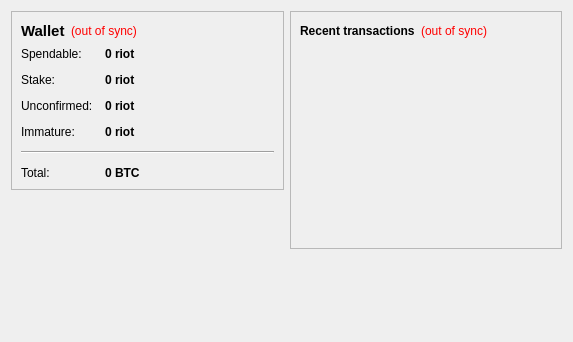
<?xml version="1.0" encoding="UTF-8"?>
<ui version="4.0">
 <class>OverviewPage</class>
 <widget class="QWidget" name="OverviewPage">
  <property name="geometry">
   <rect>
    <x>0</x>
    <y>0</y>
    <width>573</width>
    <height>342</height>
   </rect>
  </property>
  <property name="windowTitle">
   <string>Form</string>
  </property>
  <layout class="QHBoxLayout" name="horizontalLayout" stretch="1,1">
   <item>
    <layout class="QVBoxLayout" name="verticalLayout_2">
     <item>
      <widget class="QFrame" name="frame">
       <property name="frameShape">
        <enum>QFrame::StyledPanel</enum>
       </property>
       <property name="frameShadow">
        <enum>QFrame::Raised</enum>
       </property>
       <layout class="QVBoxLayout" name="verticalLayout_4">
        <item>
         <layout class="QHBoxLayout" name="horizontalLayout_4">
          <item>
           <widget class="QLabel" name="label_5">
            <property name="font">
             <font>
              <pointsize>11</pointsize>
              <weight>75</weight>
              <bold>true</bold>
             </font>
            </property>
            <property name="text">
             <string>Wallet</string>
            </property>
           </widget>
          </item>
          <item>
           <widget class="QLabel" name="labelWalletStatus">
            <property name="toolTip">
             <string>The displayed information may be out of date. Your wallet automatically synchronizes with the Ozoncoin network after a connection is established, but this process has not completed yet.</string>
            </property>
            <property name="styleSheet">
             <string notr="true">QLabel { color: red; }</string>
            </property>
            <property name="text">
             <string notr="true">(out of sync)</string>
            </property>
            <property name="alignment">
             <set>Qt::AlignLeading|Qt::AlignLeft|Qt::AlignVCenter</set>
            </property>
           </widget>
          </item>
          <item>
           <spacer name="horizontalSpacer_2">
            <property name="orientation">
             <enum>Qt::Horizontal</enum>
            </property>
            <property name="sizeHint" stdset="0">
             <size>
              <width>40</width>
              <height>20</height>
             </size>
            </property>
           </spacer>
          </item>
         </layout>
        </item>
        <item>
         <layout class="QFormLayout" name="formLayout_2">
          <property name="fieldGrowthPolicy">
           <enum>QFormLayout::AllNonFixedFieldsGrow</enum>
          </property>
          <property name="horizontalSpacing">
           <number>12</number>
          </property>
          <property name="verticalSpacing">
           <number>12</number>
          </property>
          <item row="0" column="0">
           <widget class="QLabel" name="label">
            <property name="text">
             <string>Spendable:</string>
            </property>
           </widget>
          </item>
          <item row="0" column="1">
           <widget class="QLabel" name="labelBalance">
            <property name="font">
             <font>
              <weight>75</weight>
              <bold>true</bold>
             </font>
            </property>
            <property name="cursor">
             <cursorShape>IBeamCursor</cursorShape>
            </property>
            <property name="toolTip">
             <string>Your current spendable balance</string>
            </property>
            <property name="text">
             <string notr="true">0 riot</string>
            </property>
            <property name="textInteractionFlags">
             <set>Qt::LinksAccessibleByMouse|Qt::TextSelectableByKeyboard|Qt::TextSelectableByMouse</set>
            </property>
           </widget>
          </item>
          <item row="1" column="0">
           <widget class="QLabel" name="label_6">
            <property name="text">
             <string>Stake:</string>
            </property>
           </widget>
          </item>
          <item row="1" column="1">
           <widget class="QLabel" name="labelStake">
            <property name="font">
             <font>
              <weight>75</weight>
              <bold>true</bold>
             </font>
            </property>
            <property name="cursor">
             <cursorShape>IBeamCursor</cursorShape>
            </property>
            <property name="toolTip">
             <string>Total of coins that was staked, and do not yet count toward the current balance</string>
            </property>
            <property name="text">
             <string notr="true">0 riot</string>
            </property>
            <property name="textInteractionFlags">
             <set>Qt::LinksAccessibleByMouse|Qt::TextSelectableByKeyboard|Qt::TextSelectableByMouse</set>
            </property>
           </widget>
          </item>
          <item row="2" column="0">
           <widget class="QLabel" name="label_3">
            <property name="text">
             <string>Unconfirmed:</string>
            </property>
           </widget>
          </item>
          <item row="2" column="1">
           <widget class="QLabel" name="labelUnconfirmed">
            <property name="font">
             <font>
              <weight>75</weight>
              <bold>true</bold>
             </font>
            </property>
            <property name="cursor">
             <cursorShape>IBeamCursor</cursorShape>
            </property>
            <property name="toolTip">
             <string>Total of transactions that have yet to be confirmed, and do not yet count toward the current balance</string>
            </property>
            <property name="text">
             <string notr="true">0 riot</string>
            </property>
            <property name="textInteractionFlags">
             <set>Qt::LinksAccessibleByMouse|Qt::TextSelectableByKeyboard|Qt::TextSelectableByMouse</set>
            </property>
           </widget>
          </item>
          <item row="3" column="0">
           <widget class="QLabel" name="labelImmatureText">
            <property name="text">
             <string>Immature:</string>
            </property>
           </widget>
          </item>
          <item row="3" column="1">
           <widget class="QLabel" name="labelImmature">
            <property name="font">
             <font>
              <weight>75</weight>
              <bold>true</bold>
             </font>
            </property>
            <property name="toolTip">
             <string>Mined balance that has not yet matured</string>
            </property>
            <property name="text">
             <string notr="true">0 riot</string>
            </property>
            <property name="textInteractionFlags">
             <set>Qt::LinksAccessibleByMouse|Qt::TextSelectableByKeyboard|Qt::TextSelectableByMouse</set>
            </property>
           </widget>
          </item>
          <item row="4" column="0" colspan="2">
           <widget class="Line" name="line">
            <property name="orientation">
             <enum>Qt::Horizontal</enum>
            </property>
           </widget>
          </item>
          <item row="5" column="0">
           <widget class="QLabel" name="labelTotalText">
            <property name="text">
             <string>Total:</string>
            </property>
           </widget>
          </item>
          <item row="5" column="1">
           <widget class="QLabel" name="labelTotal">
            <property name="font">
             <font>
              <weight>75</weight>
              <bold>true</bold>
             </font>
            </property>
            <property name="cursor">
             <cursorShape>IBeamCursor</cursorShape>
            </property>
            <property name="toolTip">
             <string>Your current total balance</string>
            </property>
            <property name="text">
             <string notr="true">0 BTC</string>
            </property>
            <property name="textInteractionFlags">
             <set>Qt::LinksAccessibleByMouse|Qt::TextSelectableByKeyboard|Qt::TextSelectableByMouse</set>
            </property>
           </widget>
          </item>
         </layout>
        </item>
       </layout>
      </widget>
     </item>
     <item>
      <spacer name="verticalSpacer_3">
       <property name="orientation">
        <enum>Qt::Vertical</enum>
       </property>
       <property name="sizeHint" stdset="0">
        <size>
         <width>20</width>
         <height>40</height>
        </size>
       </property>
      </spacer>
     </item>
     <item>
      <widget class="QLabel" name="label_2">
       <property name="text">
        <string/>
       </property>
       <property name="pixmap">
        <pixmap resource="../bitcoin.qrc">:/images/backg</pixmap>
       </property>
       <property name="scaledContents">
        <bool>false</bool>
       </property>
       <property name="alignment">
        <set>Qt::AlignCenter</set>
       </property>
      </widget>
     </item>
     <item>
      <spacer name="verticalSpacer">
       <property name="orientation">
        <enum>Qt::Vertical</enum>
       </property>
       <property name="sizeHint" stdset="0">
        <size>
         <width>20</width>
         <height>40</height>
        </size>
       </property>
      </spacer>
     </item>
    </layout>
   </item>
   <item>
    <layout class="QVBoxLayout" name="verticalLayout_3">
     <item>
      <widget class="QFrame" name="frame_2">
       <property name="frameShape">
        <enum>QFrame::StyledPanel</enum>
       </property>
       <property name="frameShadow">
        <enum>QFrame::Raised</enum>
       </property>
       <layout class="QVBoxLayout" name="verticalLayout">
        <item>
         <layout class="QHBoxLayout" name="horizontalLayout_2">
          <item>
           <widget class="QLabel" name="label_4">
            <property name="text">
             <string>&lt;b&gt;Recent transactions&lt;/b&gt;</string>
            </property>
           </widget>
          </item>
          <item>
           <widget class="QLabel" name="labelTransactionsStatus">
            <property name="toolTip">
             <string>The displayed information may be out of date. Your wallet automatically synchronizes with the Ozoncoin network after a connection is established, but this process has not completed yet.</string>
            </property>
            <property name="styleSheet">
             <string notr="true">QLabel { color: red; }</string>
            </property>
            <property name="text">
             <string notr="true">(out of sync)</string>
            </property>
            <property name="alignment">
             <set>Qt::AlignRight|Qt::AlignTrailing|Qt::AlignVCenter</set>
            </property>
           </widget>
          </item>
          <item>
           <spacer name="horizontalSpacer">
            <property name="orientation">
             <enum>Qt::Horizontal</enum>
            </property>
            <property name="sizeHint" stdset="0">
             <size>
              <width>40</width>
              <height>20</height>
             </size>
            </property>
           </spacer>
          </item>
         </layout>
        </item>
        <item>
         <widget class="QListView" name="listTransactions">
          <property name="styleSheet">
           <string notr="true">QListView { background: transparent; }</string>
          </property>
          <property name="frameShape">
           <enum>QFrame::NoFrame</enum>
          </property>
          <property name="verticalScrollBarPolicy">
           <enum>Qt::ScrollBarAlwaysOff</enum>
          </property>
          <property name="horizontalScrollBarPolicy">
           <enum>Qt::ScrollBarAlwaysOff</enum>
          </property>
          <property name="selectionMode">
           <enum>QAbstractItemView::NoSelection</enum>
          </property>
         </widget>
        </item>
       </layout>
      </widget>
     </item>
     <item>
      <spacer name="verticalSpacer_2">
       <property name="orientation">
        <enum>Qt::Vertical</enum>
       </property>
       <property name="sizeHint" stdset="0">
        <size>
         <width>20</width>
         <height>40</height>
        </size>
       </property>
      </spacer>
     </item>
    </layout>
   </item>
  </layout>
 </widget>
 <resources>
  <include location="../bitcoin.qrc"/>
 </resources>
 <connections/>
</ui>
